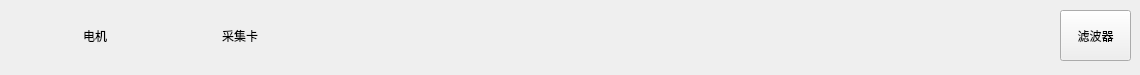
    <widget class="QWidget" name="equipment_btn_page">
     <widget class="QWidget" name="motor_tool_widget" native="true">
      <property name="geometry">
       <rect>
        <x>45</x>
        <y>5</y>
        <width>100</width>
        <height>61</height>
       </rect>
      </property>
      <property name="styleSheet">
       <string notr="true">
background-color: rgba(0, 0, 255, 40);
background:transparent;
border-width:0;
border-style:outset;
border-image:url(:/img/btn/tool_click2_tool.png) ;
</string>
      </property>
      <widget class="QToolButton" name="motor_tool">
       <property name="geometry">
        <rect>
         <x>0</x>
         <y>0</y>
         <width>100</width>
         <height>61</height>
        </rect>
       </property>
       <property name="sizePolicy">
        <sizepolicy hsizetype="Fixed" vsizetype="Maximum">
         <horstretch>0</horstretch>
         <verstretch>0</verstretch>
        </sizepolicy>
       </property>
       <property name="styleSheet">
        <string notr="true"/>
       </property>
       <property name="text">
        <string>电机</string>
       </property>
       <property name="icon">
        <iconset resource="img.qrc">
         <normaloff>:/img/btn/motor_tool.png</normaloff>:/img/btn/motor_tool.png</iconset>
       </property>
       <property name="toolButtonStyle">
        <enum>Qt::ToolButtonTextUnderIcon</enum>
       </property>
       <property name="autoRaise">
        <bool>true</bool>
       </property>
      </widget>
     </widget>
     <widget class="QWidget" name="capture_card_tool_widget" native="true">
      <property name="geometry">
       <rect>
        <x>190</x>
        <y>5</y>
        <width>100</width>
        <height>61</height>
       </rect>
      </property>
      <property name="styleSheet">
       <string notr="true"/>
      </property>
      <widget class="QToolButton" name="capture_card_tool">
       <property name="geometry">
        <rect>
         <x>0</x>
         <y>0</y>
         <width>100</width>
         <height>61</height>
        </rect>
       </property>
       <property name="sizePolicy">
        <sizepolicy hsizetype="Fixed" vsizetype="Maximum">
         <horstretch>0</horstretch>
         <verstretch>0</verstretch>
        </sizepolicy>
       </property>
       <property name="font">
        <font>
         <family>微软雅黑</family>
        </font>
       </property>
       <property name="styleSheet">
        <string notr="true"/>
       </property>
       <property name="text">
        <string>采集卡</string>
       </property>
       <property name="icon">
        <iconset resource="img.qrc">
         <normaloff>:/img/btn/capture_card_tool.png</normaloff>:/img/btn/capture_card_tool.png</iconset>
       </property>
       <property name="toolButtonStyle">
        <enum>Qt::ToolButtonTextUnderIcon</enum>
       </property>
       <property name="autoRaise">
        <bool>true</bool>
       </property>
      </widget>
     </widget>
     <widget class="QToolButton" name="filter_toolButton">
      <property name="geometry">
       <rect>
        <x>1060</x>
        <y>10</y>
        <width>71</width>
        <height>51</height>
       </rect>
      </property>
      <property name="text">
       <string>滤波器</string>
      </property>
     </widget>
    </widget>
